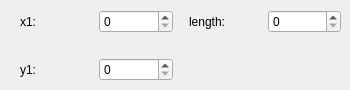
        <widget class="QWidget" name="square_dim">
         <widget class="QWidget" name="formLayoutWidget_6">
          <property name="geometry">
           <rect>
            <x>20</x>
            <y>10</y>
            <width>321</width>
            <height>71</height>
           </rect>
          </property>
          <layout class="QGridLayout" name="square_dim_grid">
           <item row="0" column="4">
            <widget class="QSpinBox" name="square_len_value"/>
           </item>
           <item row="2" column="1">
            <widget class="QSpinBox" name="square_y1_value"/>
           </item>
           <item row="0" column="1">
            <widget class="QSpinBox" name="square_x1_value"/>
           </item>
           <item row="0" column="0">
            <widget class="QLabel" name="square_x1_label">
             <property name="text">
              <string>x1: </string>
             </property>
            </widget>
           </item>
           <item row="2" column="0">
            <widget class="QLabel" name="square_y1_label">
             <property name="text">
              <string>y1: </string>
             </property>
            </widget>
           </item>
           <item row="0" column="3">
            <widget class="QLabel" name="square_len_label">
             <property name="text">
              <string>length: </string>
             </property>
            </widget>
           </item>
           <item row="0" column="2" rowspan="3">
            <spacer name="verticalSpacer_5">
             <property name="orientation">
              <enum>Qt::Vertical</enum>
             </property>
             <property name="sizeHint" stdset="0">
              <size>
               <width>10</width>
               <height>40</height>
              </size>
             </property>
            </spacer>
           </item>
          </layout>
         </widget>
        </widget>
